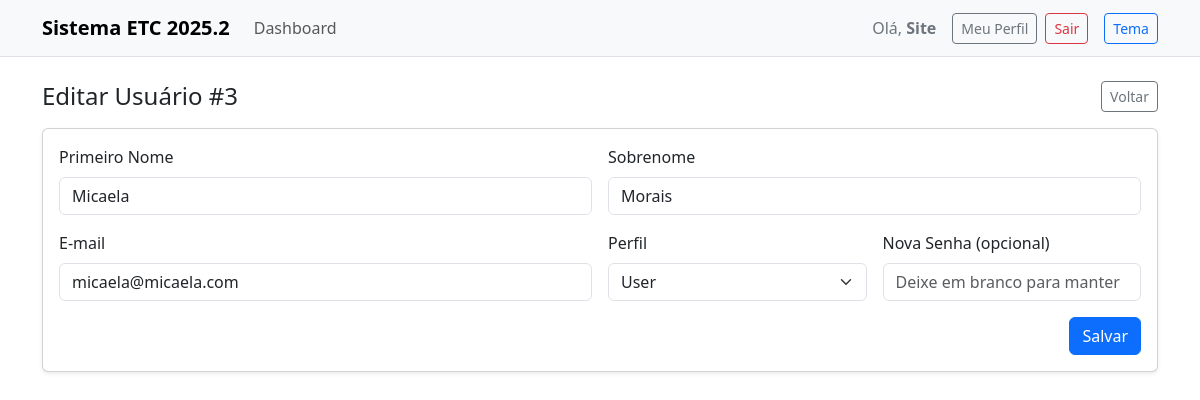
Screenshot of /users_edit.php?id=3 (signed in) with the database file from the repository.
### tables this page shows
CREATE TABLE `users` (
  `id` int(11) NOT NULL,
  `first_name` varchar(100) NOT NULL,
  `last_name` varchar(100) NOT NULL,
  `email` varchar(190) NOT NULL,
  `password_hash` varchar(255) NOT NULL,
  `role` enum('admin','user') NOT NULL DEFAULT 'user',
  `created_at` timestamp NOT NULL DEFAULT current_timestamp()
);

### users_edit.php (the view, shortened to what this page needs)
<?php
require __DIR__ . '/config/db.php';
$id = (int)($_GET['id'] ?? 0);
$stmt = $pdo->prepare('SELECT id, first_name, last_name, email, role FROM users WHERE id=?');
$stmt->execute([$id]);
$user = $stmt->fetch();
$first_name = $user['first_name'];
$last_name = $user['last_name'];
$email = $user['email'];
$role = $user['role'];
include __DIR__ . '/partials/header.php';
?>
<div class="d-flex align-items-center justify-content-between mb-3">
  <h2 class="h4 mb-0">Editar Usuário #<?php echo (int)$user['id']; ?></h2>
  <a class="btn btn-outline-secondary btn-sm" href="admin.php">Voltar</a>
</div>
<form method="post" class="card shadow-sm p-3">
  <div class="row g-3">
    <div class="col-md-6">
      <label class="form-label">Primeiro Nome</label>
      <input type="text" name="first_name" class="form-control" value="<?php echo htmlspecialchars($first_name); ?>" required>
    </div>
    <div class="col-md-6">
      <label class="form-label">Sobrenome</label>
      <input type="text" name="last_name" class="form-control" value="<?php echo htmlspecialchars($last_name); ?>" required>
    </div>
    <div class="col-md-6">
      <label class="form-label">E-mail</label>
      <input type="email" name="email" class="form-control" value="<?php echo htmlspecialchars($email); ?>" required>
    </div>
    <div class="col-md-3">
      <label class="form-label">Perfil</label>
      <select name="role" class="form-select">
        <option value="user" <?php echo $role==='user'?'selected':''; ?>>User</option>
      </select>
    </div>
    <div class="col-md-3">
      <label class="form-label">Nova Senha (opcional)</label>
      <input type="password" name="password" class="form-control" placeholder="Deixe em branco para manter">
    </div>
  </div>
  <div class="mt-3 text-end">
    <button class="btn btn-primary">Salvar</button>
  </div>
</form>
<?php include __DIR__ . '/partials/footer.php'; ?>

### rows the page displays
users: id "3", first_name "Micaela", last_name "Morais", email "micaela@micaela.com", role "User"

### other values shown
$userName "Site"
